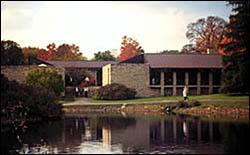
#> input picture lab10&11-SIFT-1/dataset/1.jpg, 250 x 155 px; its folder holds only this picture in this run
$ python sift.py
#> lines starting #> are read from the running program, lines starting #| are printed output that depends on the picture
import cv2
import numpy as np
import os
import pickle as pk

def tidu(img0):#梯度
    img = cv2.GaussianBlur(img0, ksize=(7, 7), sigmaX=1.03) * 1.0
    cannyKerX = np.array([[-3, -10, -3], [0, 0, 0], [3, 10, 3]])
    cannyKerY = np.array([[-3, 0, 3], [-10, 0, 10], [-3, 0, 3]])
    grad_x = cv2.filter2D(img, ddepth=-1, kernel=cannyKerX, anchor=(-1, -1))/16
    grad_y = cv2.filter2D(img, ddepth=-1, kernel=cannyKerY, anchor=(-1, -1))/16
    grad_norm = np.power(np.add(np.power(grad_x, 2), np.power(grad_y, 2)), 0.5)
    grad_direct = np.arctan(np.divide(grad_y, np.add(grad_x, 0.01)))
    M = grad_norm.shape[0]
    N = grad_norm.shape[1]
    for i in range(M):
        for j in range(N):
            if grad_x[i, j] < 0:
                grad_direct[i, j] = grad_direct[i, j] + np.pi
            if grad_direct[i, j] < 0:
                grad_direct[i, j] = grad_direct[i, j] + (np.pi * 2)
    tmpimg = np.array(img0)
    for i in range(0, M, 10):
        for j in range(0, N, 10):
            endx = i + int(np.cos(grad_direct[i, j]) * 5)
            endy = j + int(np.sin(grad_direct[i, j]) * 5)
            tmpimg = cv2.line(tmpimg, (j, i), (endy, endx), 255)
    return grad_norm, grad_direct

def zitu(img, direct, x, y, main_direct):#子图
    N = img.shape[0]
    M = img.shape[1]
    ret = np.zeros((16, 16))
    ret2 = np.zeros((16, 16))
    for i in range(-8, 8):
        for j in range(-8, 8):
            r = np.power((np.power(i, 2) + np.power(j, 2)), 0.5)
            theta = np.arctan(j * 1.0 / (i + 0.01))
            if i < 0:
                theta += np.pi
            if theta < 0:
                theta += (np.pi * 2)
            theta += main_direct
            if theta > (np.pi * 2):
                theta -= (np.pi * 2)
            rx = x * 1.0 + r * np.cos(theta)
            ry = y * 1.0 + r * np.sin(theta)
            rx = min(int(np.rint(rx)), N - 1)
            rx = max(rx, 0)
            ry = min(int(np.rint(ry)), M - 1)
            ry = max(ry, 0)
            ret[i + 8, j + 8] = img[rx, ry]
            ret2[i + 8, j + 8] = direct[rx, ry] - main_direct
            if ret2[i + 8, j + 8] < 0:
                ret2[i + 8, j + 8] = ret2[i + 8, j + 8] + (np.pi * 2)
    return ret, ret2

def guanjiandian(img, MaxCorner):#关键点
    M = img.shape[0]
    N = img.shape[1]
    kp = cv2.goodFeaturesToTrack(img, maxCorners=MaxCorner, qualityLevel=0.03, minDistance=10)
    kp = kp.tolist()
    MaxCorner = len(kp)
    des = np.zeros((MaxCorner, 128))
    grad_norm, grad_direct = tidu(img)
    main_direct_list = [0.0] * MaxCorner
    for ip in range(MaxCorner):
        p = kp[ip]
        y = int(p[0][0])
        x = int(p[0][1])
        if ((x-8 < 1) or (x+8 > M-1)
                or (y-8 <1) or (y+8 > N-1)):
            continue
        sub_norm = np.array(grad_norm[x-8:x+8, y-8:y+8])
        sub_direct = np.array(grad_direct[x-8:x+8, y-8:y+8])
        main_direct_bin = np.zeros((1, 36))
        for i in range(16):
            for j in range(16):
                ind = int(sub_direct[i, j] * 18 / np.pi)
                main_direct_bin[0, ind] += sub_norm[i, j]
        main_direct = np.argmax(main_direct_bin) * (np.pi / 18) + (np.pi / 36)
        sub_norm, sub_direct = zitu(img, grad_direct, x, y, main_direct)
        main_direct_list[ip] = main_direct
        deslist = [0.0] * 128
        for i in range(16):
            for j in range(16):
                ind = (((i // 4) * 4) + (j // 4)) * 8
                ind += int(sub_direct[i, j] * 4 / np.pi)
                deslist[ind] += sub_norm[i, j]
        des[ip, :] = np.reshape(np.array(deslist), (1, 128))
    img_tmp = np.array(img)
    for ip in range(MaxCorner):
        begy = int(kp[ip][0][0])
        begx = int(kp[ip][0][1])
        endy = begy + int(30 * np.sin(main_direct_list[ip]))
        endx = begx + int(30 * np.cos(main_direct_list[ip]))
        img_tmp = cv2.line(img_tmp, (begy, begx), (endy, endx), 255, 2)
    kplist = []
    for i in range(MaxCorner):
        x = kp[i][0][0]
        y = kp[i][0][1]
        kplist.append(cv2.KeyPoint(x, y, _size=grad_norm[int(y), int(x)]))
    return kplist, np.array(des, dtype=np.float32)

# [25 lines left out: function draw, not called in this run]

def jinzita(img):#金字塔
    res = [img]
    M = img.shape[0]
    N = img.shape[1]
    minMN = min(M, N)
    maxMN = max(M, N)
    while minMN >= 100:
        nxt = cv2.resize(res[-1], (0, 0), fx=0.8, fy=0.8)
        res.append(nxt)
        M = res[-1].shape[0]
        N = res[-1].shape[1]
        minMN = min(M, N)
    while maxMN <= 1000:
        nxt = cv2.resize(res[0], (0, 0), fx=1.25, fy=1.25)
        res.insert(0, nxt)
        M = res[0].shape[0]
        N = res[0].shape[1]
        maxMN = max(M, N)
    return res
#函数封装

# [7 lines left out: function getname, not called in this run]

def mysift(imgName):
#> called with imgName = './dataset/1.jpg'
    img_data_color = cv2.imread(imgName, cv2.IMREAD_COLOR)
#> img_data_color is the input picture: shape (155, 250, 3); mean B, G, R 95.5, 102.7, 113.7
    img_data = cv2.imread(imgName, cv2.IMREAD_GRAYSCALE)
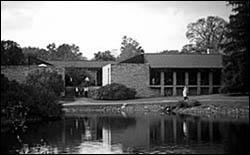
#> img_data: shape (155, 250); min 0, max 255, mean 105.2
    dataImgL = jinzita(img_data)
#> the loop in jinzita, `while minMN >= 100:` made 2 passes
#> pass 1, in jinzita, `nxt = cv2.resize(res[-1], (0, 0), fx=0.8, fy=0.8)`:
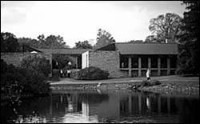
#> nxt: shape (124, 200); min 0, max 255, mean 104.9
#> pass 2, in jinzita, `nxt = cv2.resize(res[-1], (0, 0), fx=0.8, fy=0.8)`:
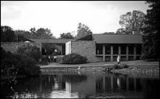
#> nxt: shape (99, 160); min 0, max 255, mean 104.7
#> after the loop in jinzita, `while minMN >= 100:`: res = 3 items
#> the loop in jinzita, `while maxMN <= 1000:` made 7 passes
#> pass 1, in jinzita, `nxt = cv2.resize(res[0], (0, 0), fx=1.25, fy=1.25)`:
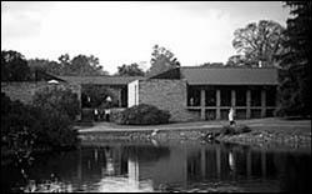
#> nxt: shape (194, 312); min 0, max 255, mean 105.1
#> pass 2, in jinzita, `nxt = cv2.resize(res[0], (0, 0), fx=1.25, fy=1.25)`:
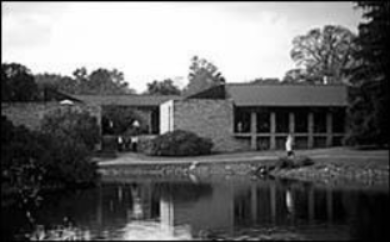
#> nxt: shape (242, 390); min 0, max 255, mean 105.1
#> after the loop in jinzita, `while maxMN <= 1000:`: res = 10 items
#> dataImgL = 10 items
    KPDESlist = []
    for j in range(len(dataImgL)):
        img_data = dataImgL[j]
        kp2, des2 = guanjiandian(img_data, 128)
        kp2list = []
        for k in range(len(kp2)):
            kp2list.append((kp2[k].pt[0], kp2[k].pt[1], kp2[k].size))
        KPDESlist.append({"kp": kp2list, "des": des2, "gsize": img_data.shape})
#> this loop made 1 pass
#> MaxCorner in guanjiandian on pass 1: 128
#> pass 1, in tidu, `grad_x = cv2.filter2D(img, ddepth=-1, kernel=cannyKerX, anchor=(-1, -1..`:
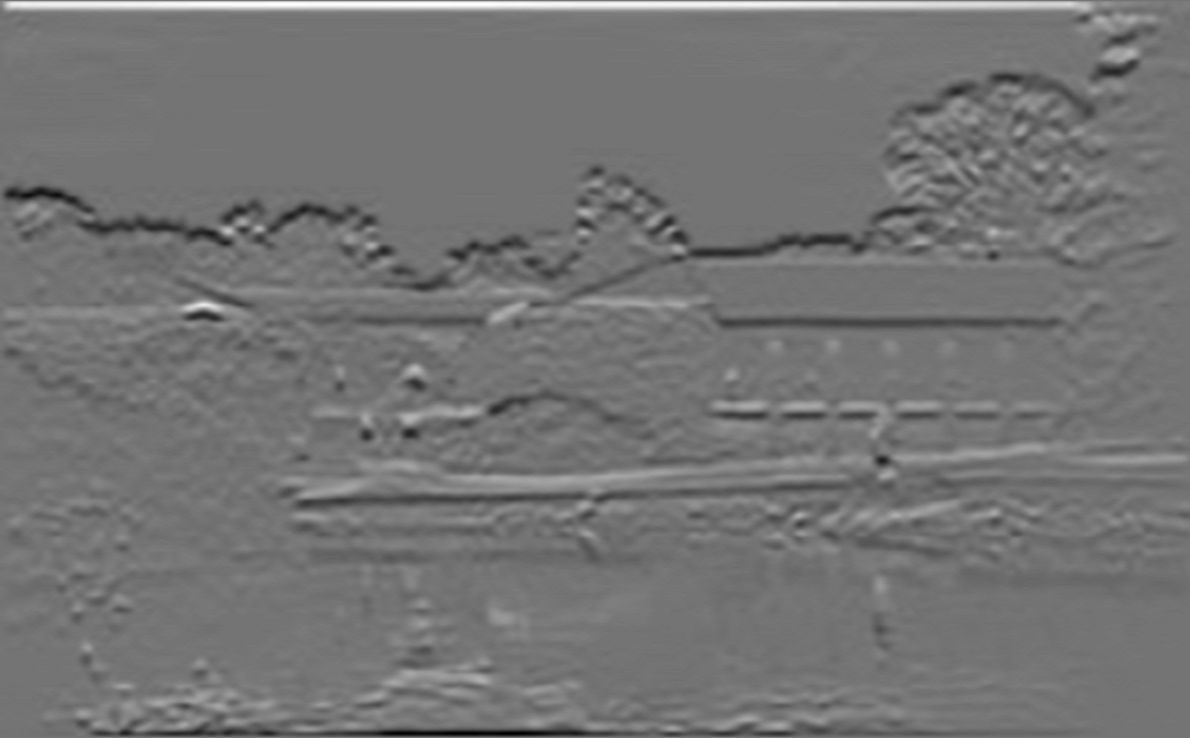
#> grad_x: shape (738, 1190) float64; min -53, max 63, mean 0; drawn with min black and max white
#> pass 1, in tidu, `grad_y = cv2.filter2D(img, ddepth=-1, kernel=cannyKerY, anchor=(-1, -1..`:
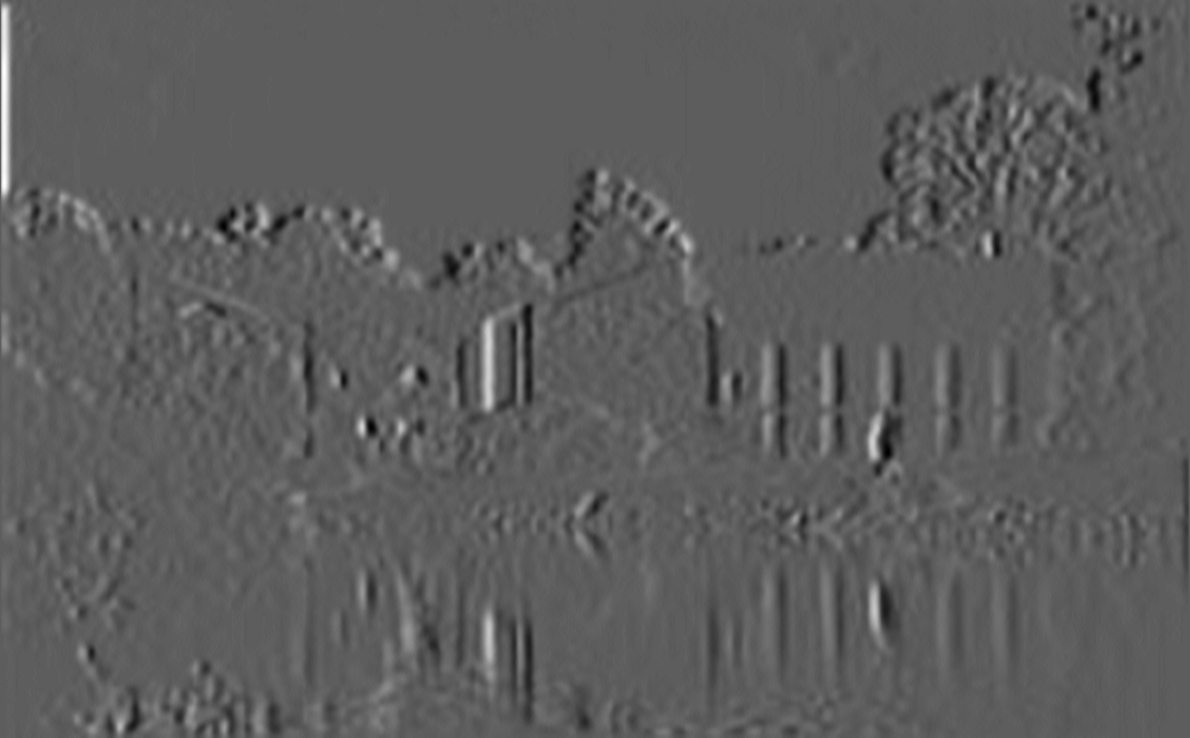
#> grad_y: shape (738, 1190) float64; min -36.44, max 63, mean 0; drawn with min black and max white
#> after the loop, KPDESlist = []
    pkname = os.path.join("./dataset", getname(imgName))
    pkfile = open(pkname + ".pkl", "wb")
    ob = {"img": img_data_color, "filename": imgName, "KPDESlist": KPDESlist}
    pk.dump(ob, pkfile)
    pkfile.close()

if __name__ == "__main__":
    rootPath = "./dataset"
    for dirpath, dirnames, filenames in os.walk(rootPath):
        for filename in filenames:
            filename = os.path.join(dirpath, filename)
#> (the run stopped early here; a loop or call above may not have finished)

$ run again, on lab10&11-SIFT-1/dataset/5.jpg
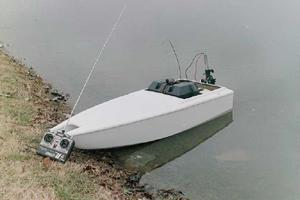
#> input picture lab10&11-SIFT-1/dataset/5.jpg, 300 x 200 px
#> in mysift, img_data_color is the input picture: shape (200, 300, 3); mean B, G, R 142.1, 147.2, 146.9
#> after the loop in jinzita, `while minMN >= 100:`: res = 5 items
#> after the loop in jinzita, `while maxMN <= 1000:`: res = 11 items
#> the loop in mysift, `for j in range(len(dataImgL)):` made 1 pass
#> MaxCorner in guanjiandian on pass 1: 128
#> pass 1, in tidu, `grad_x = cv2.filter2D(img, ddepth=-1, kernel=cannyKerX, anchor=(-1, -1..`:
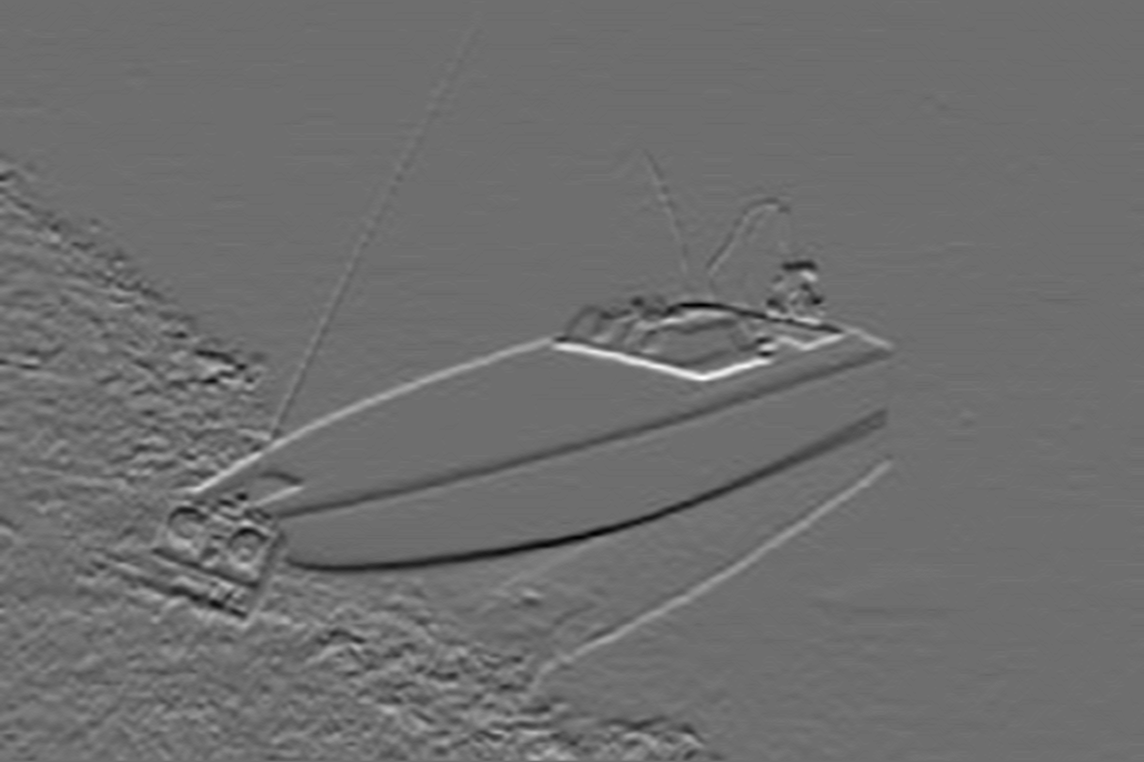
#> grad_x: shape (762, 1144) float64; min -42, max 54.62, mean -0.1; drawn with min black and max white
#> pass 1, in tidu, `grad_y = cv2.filter2D(img, ddepth=-1, kernel=cannyKerY, anchor=(-1, -1..`:
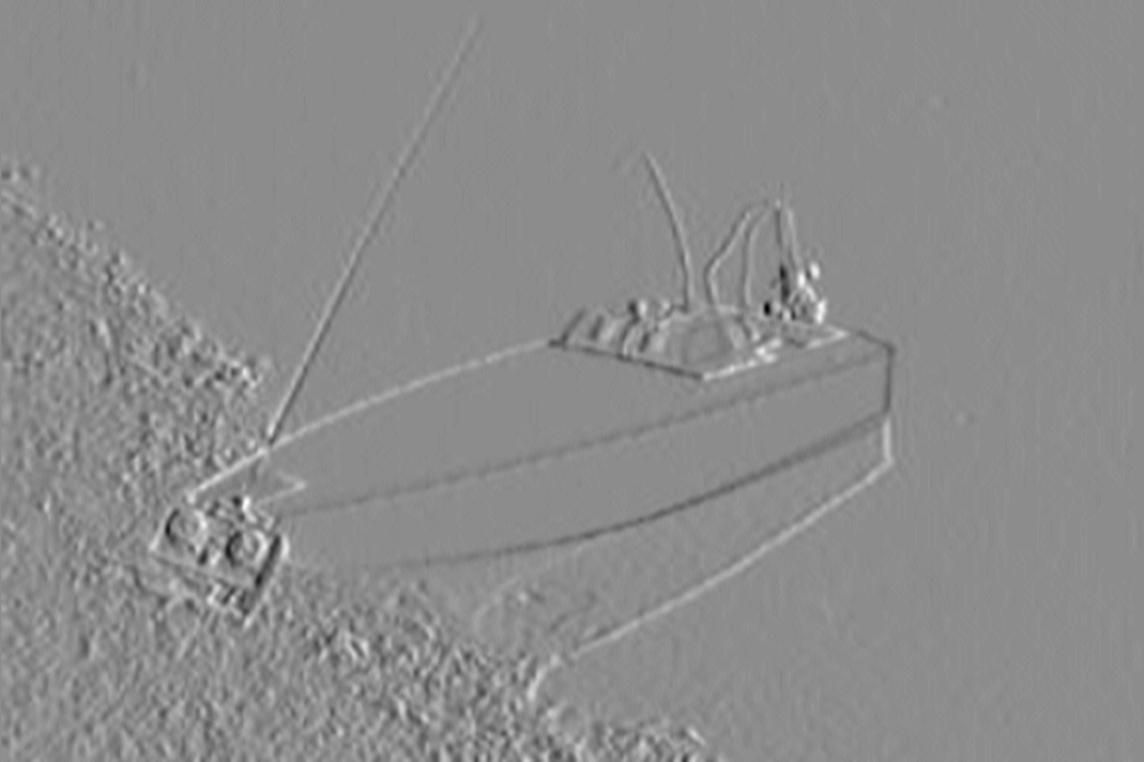
#> grad_y: shape (762, 1144) float64; min -42.81, max 34.81, mean 0; drawn with min black and max white
#> after the loop in mysift, `for j in range(len(dataImgL)):`: KPDESlist = []

$ run again, on lab10&11-SIFT-1/dataset/2.jpg
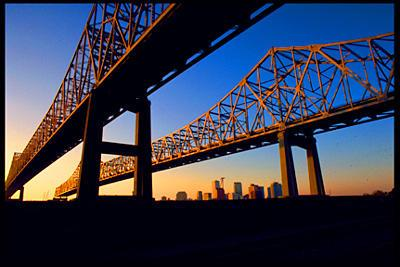
#> input picture lab10&11-SIFT-1/dataset/2.jpg, 400 x 267 px
#> in mysift, img_data_color is the input picture: shape (267, 400, 3); mean B, G, R 79.7, 60.2, 55.7
#> after the loop in jinzita, `while minMN >= 100:`: res = 6 items
#> after the loop in jinzita, `while maxMN <= 1000:`: res = 11 items
#> the loop in mysift, `for j in range(len(dataImgL)):` made 1 pass
#> MaxCorner in guanjiandian on pass 1: 128
#> pass 1, in tidu, `img = cv2.GaussianBlur(img0, ksize=(7, 7), sigmaX=1.03) * 1.0`:
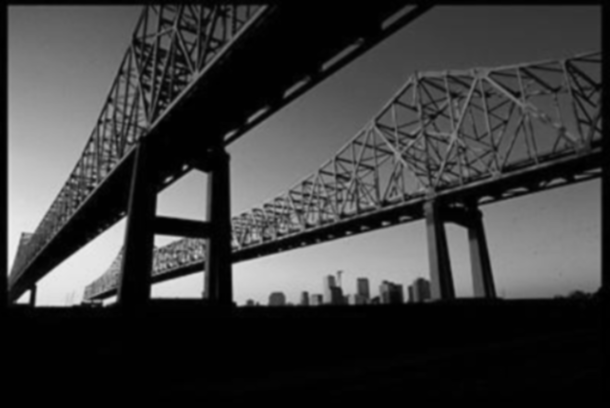
#> img: shape (815, 1220) float64 (shown at 1/2 size); min 0, max 244, mean 60.4
#> pass 1, in tidu, `grad_y = cv2.filter2D(img, ddepth=-1, kernel=cannyKerY, anchor=(-1, -1..`:
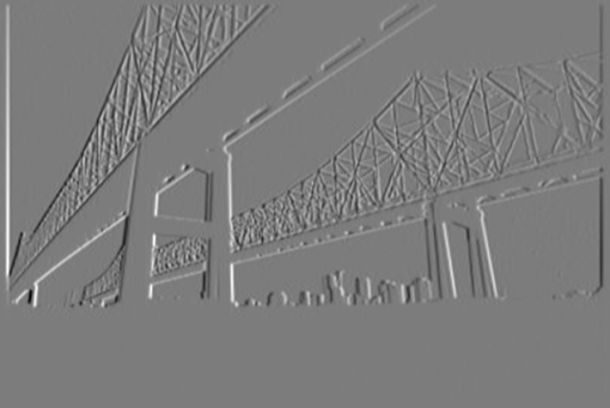
#> grad_y: shape (815, 1220) float64 (shown at 1/2 size); min -74.44, max 77.81, mean 0; drawn with min black and max white
#> after the loop in mysift, `for j in range(len(dataImgL)):`: KPDESlist = []
